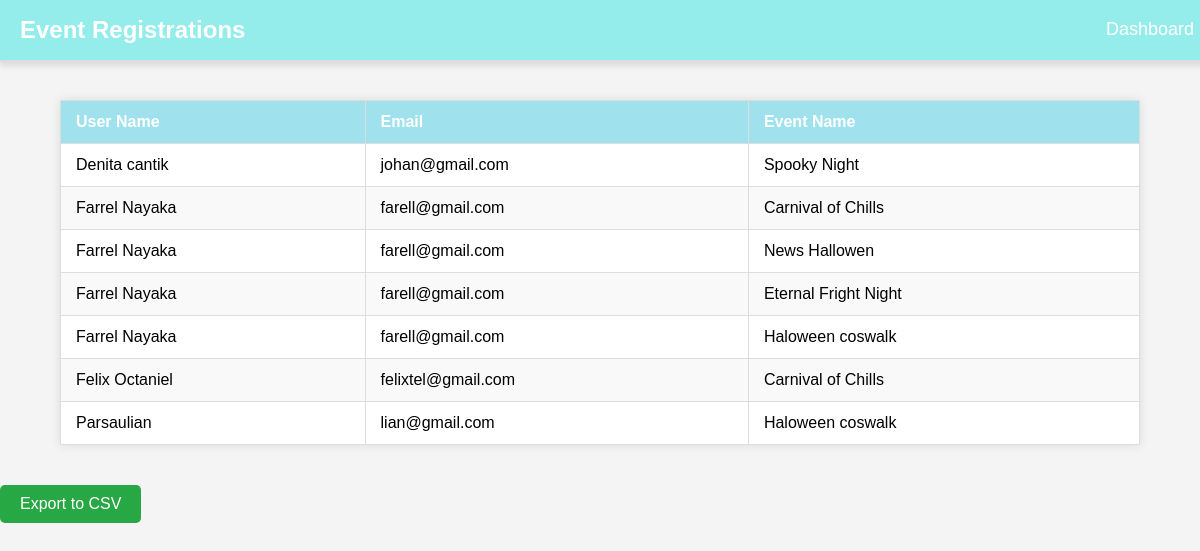
The page /admin/view_registrations.php on the database its author committed.
### tables this page shows
CREATE TABLE `events` (
  `id` int(11) NOT NULL,
  `event_name` varchar(255) NOT NULL,
  `description` text NOT NULL,
  `event_date` date NOT NULL,
  `location` varchar(255) NOT NULL,
  `category` varchar(100) DEFAULT NULL,
  `event_status` enum('open','closed','canceled') DEFAULT 'open',
  `created_at` timestamp NOT NULL DEFAULT current_timestamp(),
  `max_participants` int(11) NOT NULL,
  `event_time` time NOT NULL,
  `image` varchar(255) NOT NULL,
  `banner` varchar(255) NOT NULL,
  `status` enum('open','closed','canceled') DEFAULT 'open',
  `image_url` varchar(255) DEFAULT NULL,
  `user_id` int(11) NOT NULL,
  `event_image` varchar(255) DEFAULT NULL,
  `event_banner` varchar(255) DEFAULT NULL,
  `capacity` int(11) NOT NULL DEFAULT 0,
  `current_registrants` int(11) NOT NULL DEFAULT 0
);

CREATE TABLE `users` (
  `id` int(11) NOT NULL,
  `name` varchar(255) NOT NULL,
  `email` varchar(255) NOT NULL,
  `profile_image` varchar(255) DEFAULT NULL,
  `password` varchar(255) NOT NULL,
  `created_at` timestamp NOT NULL DEFAULT current_timestamp(),
  `role` enum('admin','user') DEFAULT 'user'
);

### admin/view_registrations.php (the view, shortened to what this page needs)
<?php
include_once __DIR__ . '/../includes/db.php';
$query = "SELECT users.name AS user_name, users.email AS user_email, events.event_name
          FROM registrations
          JOIN events ON registrations.event_id = events.id
          JOIN users ON registrations.user_id = users.id";
$result = $conn->query($query);
?>
<!DOCTYPE html>
<html lang="en">
<head>
    <link rel="stylesheet" href="../assets/css/view-style.css">
</head>
<body>
<header>
    <div class="navbar">
        <h1>Event Registrations</h1>
        <div class="menu" id="menu">
            <a href="dashboard.php">Dashboard</a>
        </div>
    </div>
</header>
<div class="content">
    <table>
        <thead>
            <tr>
                <th>User Name</th>
                <th>Email</th>
                <th>Event Name</th>
            </tr>
        </thead>
        <tbody>
            <?php if ($result && $result->num_rows > 0): ?>
                <?php while ($registration = $result->fetch_assoc()): ?>
                <tr>
                    <td><?php echo htmlspecialchars($registration['user_name']); ?></td>
                    <td><?php echo htmlspecialchars($registration['user_email']); ?></td>
                    <td><?php echo htmlspecialchars($registration['event_name']); ?></td>
                </tr>
                <?php endwhile; ?>
            <?php else: ?>
                <tr>
                    <td colspan="3">No registrations found.</td>
                </tr>
            <?php endif; ?>
        </tbody>
    </table>
</div>
<a href="export_csv.php" class="button">Export to CSV</a>

### assets/css/view-style.css (style rules this page uses)
.navbar { display: flex; justify-content: space-between; align-items: center; background-color: #94eceb; padding: 10px 20px; box-shadow: 0 4px 6px rgba(0, 0, 0, 0.1); position: fixed; top: 0; left: 0; right: 0; height: auto; min-height: 60px; width: 100%; border-bottom: 2px solid #ddd; }
.menu { display: flex; flex-direction: row; gap: 20px; margin-right: 10px; }
.menu a { padding: 10px 15px; text-decoration: none; color: #000; font-size: 16px; border-bottom: 1px solid transparent; transition: border-bottom 0.3s ease; }
@media (min-width: 769px) { .menu { display: flex; flex-direction: row; background-color: transparent; position: static; width: auto; box-shadow: none; } }
@media (min-width: 769px) { .menu a { color: #000; padding: 10px 15px; } }
@media (min-width: 769px) { .navbar h1 { margin-right: auto; margin-left: 10px; } }
.content { margin-top: 80px; }
body { font-family: Arial, sans-serif; margin: 0; padding: 0; background-color: #f4f4f4; }
header { background-color: #fff7f7; color: white; padding: 10px 0; }
.navbar { display: flex; justify-content: space-between; align-items: center; padding: 0 20px; }
.navbar h1 { margin: 0; font-size: 24px; }
.menu { display: flex; gap: 20px; }
.menu a { color: white; text-decoration: none; font-size: 18px; padding: 8px 16px; }
table { width: 90%; margin: 20px auto; border-collapse: collapse; background-color: white; box-shadow: 0 0 10px rgba(10, 8, 8, 0.1); }
thead { background-color: #9fe2ee; color: white; }
th, td { padding: 12px 15px; border: 1px solid #ddd; text-align: left; }
tbody tr:nth-child(even) { background-color: #f9f9f9; }
.button { display: inline-block; margin: 20px auto; padding: 10px 20px; background-color: #28a745; color: white; text-decoration: none; text-align: center; font-size: 16px; border-radius: 5px; transition: background-color 0.3s; }

### rows shown on the page
events: user.name "Denita cantik", user.email "johan@gmail.com", event_name "Spooky Night"
events: users.name "Farrel Nayaka", users.email "farell@gmail.com", event_name "Carnival of Chills", users.name "Felix Octaniel", users.email "felixtel@gmail.com"
events: users.name "Farrel Nayaka", users.email "farell@gmail.com", event_name "News Hallowen"
events: users.name "Farrel Nayaka", users.email "farell@gmail.com", event_name "Eternal Fright Night"
events: users.name "Farrel Nayaka", users.email "farell@gmail.com", event_name "Haloween coswalk", users.name "Parsaulian", users.email "lian@gmail.com"
